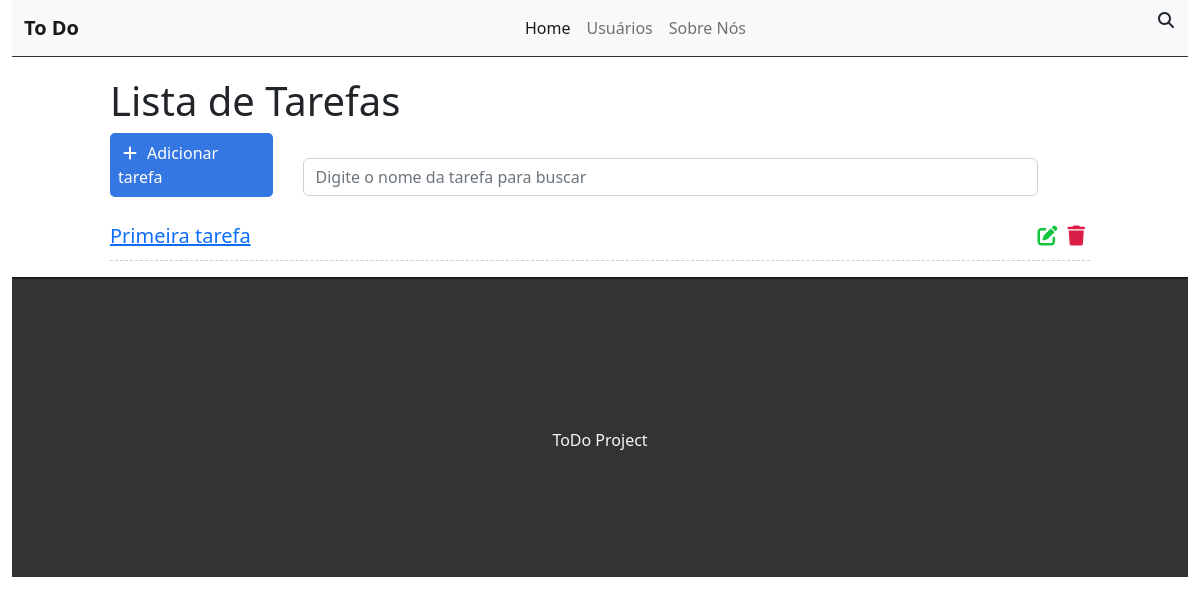
/, run on an earlier commit of the app's database.
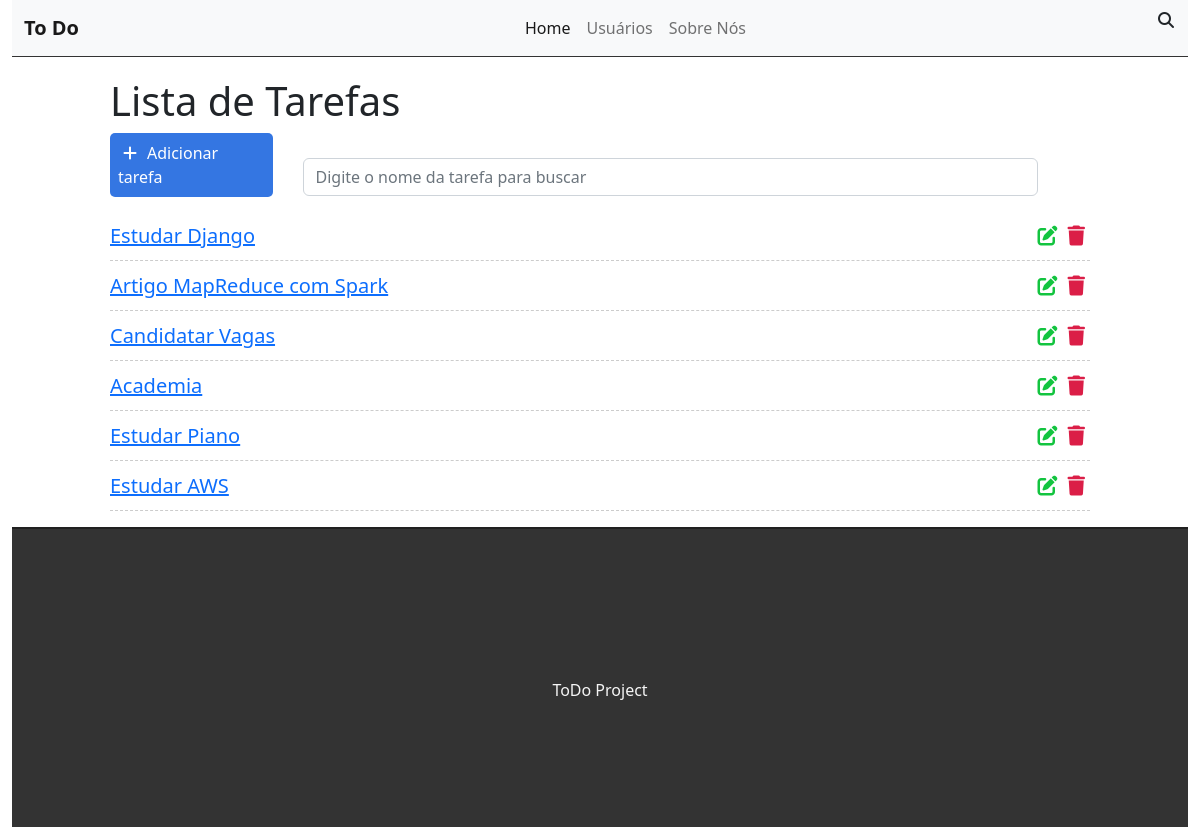
And on a later commit of the database.
### tasks/models.py (models this page shows, shortened)
class Task(models.Model):
    STATUS = (
        ('doing', 'Doing'),
        ('done', 'Done')
    )
    title = models.CharField(max_length=255)
    description = models.TextField(max_length=255)
    done = models.CharField(
        max_length=5,
        choices=STATUS
    )
    created_at = models.DateTimeField(auto_now_add=True)
    updated_at = models.DateTimeField(auto_now=True)

### tasks/views.py (the view)
# urls.py: path("", views.taskList, name='task-list'),
def taskList(request):
    tasks = Task.objects.all().order_by('-created_at')
    return render(request, 'tasks/list.html', {'tasks': tasks})

### tasks/templates/tasks/list.html (shortened to what this page needs)
{% extends 'base.html' %}
{% block content %}
<div class="offset-1 col-10 list-div">
    <h1>Lista de Tarefas</h1>
    <a id="add-link" href="newtask/">
        <div class="col-2 add-div">
            <span><i class="fas fa-plus item-plus"></i>Adicionar tarefa</span>
        </div>
    </a>
    <div class="col-9 search-div">
        <input class="form-control" type="text" id="search" name="search" placeholder="Digite o nome da tarefa para buscar">
        <i class="fas fa-search item-search"></i>
    </div>
    <ul class="task-list">
        {% for task in tasks %}
        <li class="task-item">
            <span><a href="/task/{{task.id}}">{{task.title}}</a></span>
            <span><i class="fas fa-trash item-fa item-trash"></i></span>
            <a href="edittask/{{task.id}}"><span><i class="fas fa-edit item-fa item-edit"></i></span></a>
        </li>
        {% endfor %}
    </ul>
</div>
{% endblock %}

### tasks/templates/base.html (shortened to what this page needs)
{% load static %}
<!DOCTYPE html>
<html lang="en">
<head>
    {% block style %}
        <link rel="stylesheet" type="text/css" href="{% static "fontawesome/css/all.min.css" %}" />
    {% endblock %}
    <link rel="stylesheet" href="{% static 'css/style.css' %}"></link>
    <link href="https://cdn.jsdelivr.net/npm/bootstrap@5.2.2/dist/css/bootstrap.min.css" rel="stylesheet">
</head>
<body>
    <div class="container-fluid">
        <nav class="navbar navbar-expand-lg bg-light">
            <div class="container-fluid">
                <a class="navbar-brand" href="/">To Do</a>
                <div class="collapse navbar-collapse" id="navbarSupportedContent">
                    <ul class="navbar-nav me-auto mb-2 mb-lg-0">
                        <li class="nav-item">
                            <a class="nav-link active" aria-current="page" href="#">Home</a>
                        </li>
                        <li class="nav-item">
                            <a class="nav-link" aria-current="page" href="#">Usuários</a>
                        </li>
                        <li class="nav-item">
                            <a class="nav-link" aria-current="page" href="#">Sobre Nós</a>
                        </li>
                    </ul>
                </div>
            </div>
        </nav>
        {% block content %}
        {% endblock %}
        <footer>
            <p>ToDo Project</p>
        </footer>
    </div>
</body>
</html>

### tasks/static/css/style.css (style rules this page uses)
.container-fluid { padding: 0; }
.navbar { border-bottom: 1px solid #333; margin-bottom: 20px; }
.navbar-nav { margin: auto; }
.navbar-brand { font-weight: bold; }
#add-link { text-decoration: none; }
.add-div { background-color: #3476e2; cursor: pointer; display: inline-block; color: #FFF; padding: 8px; border-radius: 5px; margin-right: 25px; }
.item-plus { color: #fff; margin-right: 10px; margin-left: 5px; }
.item-search { position: absolute; top: 12px; right: 26px; }
.search-div { padding: 0px; margin-top: 15px; margin-bottom: 15px; display: inline-block; }
.list-div { padding: 0; }
.task-list { padding-left: 0; }
.task-item { list-style: none; font-size: 20px; height: 50px; padding-top: 10px; border-bottom: 1px dashed #ccc; }
.item-fa { cursor: pointer; margin: 5px; font-size: 20px; float: right; }
.item-trash { color: #db1e47; }
.item-edit { color: #13c43f; }
footer { background-color: #333; height: 300px; border-top: 2px solid #202020; }
footer p { color: #f5f5f5; text-align: center; top: 50%; position: relative; }

What changed in the data, as far as the page shows it:
removed Task: title "Primeira tarefa"
added Task: title "Estudar Django"
added Task: title "Artigo MapReduce com Spark"
added Task: title "Candidatar Vagas"
added Task: title "Academia"
added Task: title "Estudar Piano"
added Task: title "Estudar AWS"
